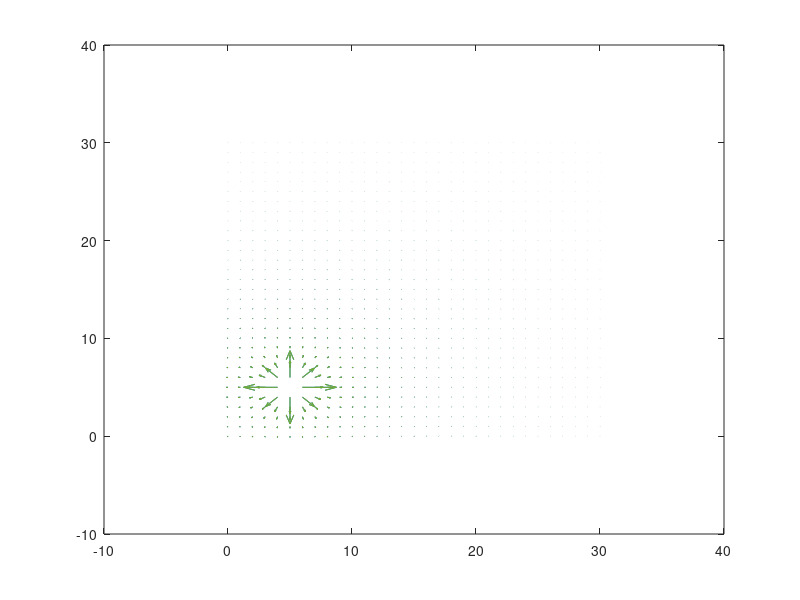

This chart was generated by the following MATLAB code: (Note: this script raises an error after producing the figure.)
clear;
clc;

%Pide el tamano del campo electrico de cada lado
inicioCampoPositivo = input("Donde quieres que empiece el campo positivo? ");
finalCampoPositivo = input("Donde quieres que termine el campo positivo? ");

inicioCampoNegativo = input("Donde quieres que empiece el campo negativo? ");
finalCampoNegativo = input("Donde quieres que termine el campo negativo? ");



% Pide numero de cargas
cargasPositivas = input("Ingresa el numero de cargas positivas: ");
cargasNegativas = input("Ingresa el numero de cargas negativas: ");

% Inicializa los arreglos para las cargas
x = zeros(1,cargasPositivas);
y = zeros(1,cargasPositivas);
q = zeros(1,cargasPositivas);
x2 = zeros(1,cargasPositivas);
y2 = zeros(1,cargasPositivas);
q2 = zeros(1,cargasPositivas);

% Obtiene coordenadas y magnitud por carga
for i = 1:cargasPositivas
    x(i) = input(sprintf("Ingresa la coordenada x para la carga %d: ", i));
    y(i) = input(sprintf("Ingresa la coordenada y para la carga %d: ", i));
    q(i) = input(sprintf("Ingresa la magnitud de la carga %d: ", i));
end

for i = 1:cargasNegativas
    x2(i) = input(sprintf("Ingresa la coordenada x para la carga %d: ", i));
    y2(i) = input(sprintf("Ingresa la coordenada y para la carga %d: ", i));
    q2(i) = input(sprintf("Ingresa la magnitud de la carga %d: ", i));
end

% Crea los puntos para calcular el campo electrico 
[xx, yy] = meshgrid(0:1:30, 0:1:30);

% Calculo de cada carga electrica positiva
k = 9e9;  
ex = 0;
ey = 0;
for i = 1:cargasPositivas
    dx = xx - x(i);
    dy = yy - y(i);
    r = sqrt(dx.^2 + dy.^2);
    ex = ex + k * q(i) * dx ./ r.^3;
    ey = ey + k * q(i) * dy ./ r.^3;
end

% Calculo de cada carga electrica negativas
ex2 = 0;
ey2 = 0;
for i = 1:cargasNegativas
    dx2 = xx - x2(i);
    dy2 = yy - y2(i);
    r2 = sqrt(dx2.^2 + dy2.^2);
    ex2 = ex2 + k * q2(i) * dx2 ./ r2.^3;
    ey2 = ey2 + k * q2(i) * dy2 ./ r2.^3;
end



% Grafica los vectores de las cargas positivas
quiver(xx, yy, ex, ey, 2)
hold on


% Grafica los vectores de las cargas negativas
quiver(xx, yy, ex2, ey2, 2)
hold on

% Crea las placas positivas y negativas
xline(0, 'r', 'LineWidth', 2)
line([3 3], [inicioCampoPositivo finalCampoPositivo], 'Color', 'r', 'LineWidth', 2)
line([12 12], [inicioCampoNegativo finalCampoNegativo], 'Color', 'b', 'LineWidth', 2)
xline(15, 'b', 'LineWidth', 2)

% Grafica las cargas
for i = 1:cargasPositivas
    if q(i) > 0
        plot(x(i), y(i), 'ro', 'MarkerSize', 8, 'LineWidth', 2)
    else
        plot(x(i), y(i), 'bo', 'MarkerSize', 8, 'LineWidth', 2)
    end
end


for i = 1:cargasNegativas
    if q(i) > 0
        plot(x2(i), y2(i), 'ro', 'MarkerSize', 8, 'LineWidth', 2)
    else
        plot(x2(i), y2(i), 'bo', 'MarkerSize', 8, 'LineWidth', 2)
    end
end

xlabel('x')
ylabel('y')
title('Campo electrico')
axis equal
